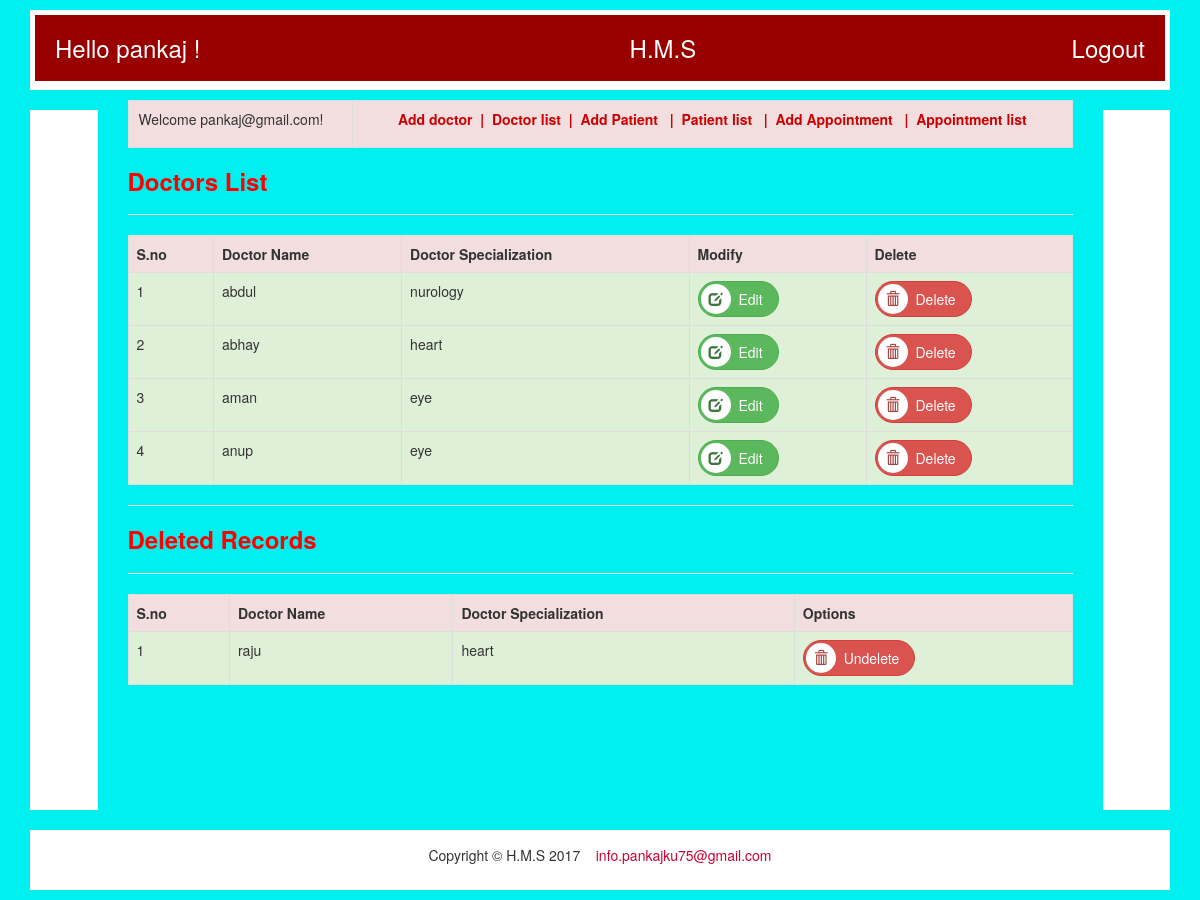
Screenshot of /index.php?page=doctor-list (signed in) with the database file from the repository.
### tables this page shows
CREATE TABLE IF NOT EXISTS `users` (
  `id` int(11) NOT NULL AUTO_INCREMENT,
  `username` varchar(50) NOT NULL,
  `email` varchar(50) NOT NULL,
  `password` varchar(50) NOT NULL,
  `trn_date` datetime NOT NULL,
  PRIMARY KEY (`id`),
  UNIQUE KEY `email` (`email`)
);

CREATE TABLE IF NOT EXISTS `doctor` (
  `doctor_id` int(5) NOT NULL AUTO_INCREMENT,
  `doctor_name` varchar(30) NOT NULL,
  `doctor_spec` varchar(30) NOT NULL,
  `doctor_available` varchar(3) NOT NULL DEFAULT 'YES',
  PRIMARY KEY (`doctor_id`)
);

### doctor_details.php (the view, shortened to what this page needs)
<?php include('db.php');
extract($_POST);
?>
<!DOCTYPE html PUBLIC "-//W3C//DTD XHTML 1.0 Transitional//EN" "http://www.w3.org/TR/xhtml1/DTD/xhtml1-transitional.dtd">
<html xmlns="http://www.w3.org/1999/xhtml">
<head>
<link href="css/bootstrap.min.css" rel="stylesheet" type="text/css" />
</head>
<body style="background-color:#00F0F0">
				<h3 align="left" style="color:red;"><b>Doctors List</b></h3>
	<hr>
<table class="table table-responsive table-bordered">
                <tr class="danger">
                    <th> S.no</th>
                    <th>Doctor Name</th>
                    <th>Doctor Specialization</th>
					<th>Modify</th>
					<th>Delete</th>
					</tr>
					<?php
$rs1=mysqli_query($con,"SELECT * from doctor where doctor_available='YES' order by
doctor_name;");
$sno=1;
while( $row=mysqli_fetch_array($rs1)) {
 echo "<tr class='success'><td>$sno</td><td>$row[1]</td><td>$row[2]</td><td><a class='btn icon-btn btn-success' href=doctor_update.php?rno=".$row[0]."><span class='glyphicon btn-glyphicon glyphicon-edit img-circle text-success'></span> Edit</a></td><td><a class='btn icon-btn btn-danger' href=delete_doctors.php?rno=".$row[0]."><span class='glyphicon btn-glyphicon glyphicon-trash img-circle text-danger'></span> Delete</a></td></tr>";
 $sno++;
}
?>
        </table>
<hr />
<h3 align="left" style="color:red;"><b>Deleted Records</b></h3>
	<hr>
<table class="table table-responsive table-bordered">
                <tr class="danger">
                    <th> S.no</th>
                    <th>Doctor Name</th>
                    <th>Doctor Specialization</th>
					<th>Options</th>
					</tr>
					<?php
$rs1=mysqli_query($con,"SELECT * from doctor where doctor_available='NOT' order by
doctor_name;");
$sno=1;
while( $row=mysqli_fetch_array($rs1)) {
 echo "<tr class='success'><td>$sno</td><td>$row[1]</td><td>$row[2]</td><td><a class='btn icon-btn btn-danger' href=undelete_doctors.php?rno=".$row[0]."><span class='glyphicon btn-glyphicon glyphicon-trash img-circle text-danger'></span> Undelete</a></td></tr>";
 $sno++;
}
?>
        </table>
</body>
</html>

### index.php (shortened to what this page needs)
<?php
require 'db.php';
$email=$_SESSION["email"];
$sql=mysqli_query($con,"select *from users where email='$email'");
$s=mysqli_fetch_array($sql);
 ?>
<!DOCTYPE html PUBLIC "-//W3C//DTD XHTML 1.0 Transitional//EN" "http://www.w3.org/TR/xhtml1/DTD/xhtml1-transitional.dtd">
<html xmlns="http://www.w3.org/1999/xhtml">
<head>
<link href="css/bootstrap.min.css" rel="stylesheet" type="text/css" />
<link href="css/style1.css" rel="stylesheet" type="text/css" />
</head>
<body>
<div class="container">
	<div class="row">
    	<div class="col-sm-12">
        	<div class="header bg-white">
            			<h3 style="background:#990000;padding:20px;color:#FFFFFF;margin:0px">
	<span>Hello <?php echo $s['username']; echo " !";?></span>
							<span style="margin-left:230px">H.M.S</span>
	<span style="float:right"><a style="color:#FFFFFF" href="logout.php">Logout</a></span>
</h3>
            </div>
        </div>
    </div>
  	<div class="row">
		<div class="col-sm-1">
        	<div class="left-sidebar bg-white"></div>
        </div>
            	<div class="col-sm-10">
					<table class="table table-bordered"  border="1" width ="850px" height="30px" align ="center">
				<tr class="danger">
					<td width="20%" align ="left" style="padding-left: 10px" valign="center">
						 <p>Welcome <?php echo $_SESSION['email']; ?>!</p>
					</td>
					<td  width="64%" align="center" valign="center">
					<?php require('header.php'); ?>
					</td>
				</tr>
			</table>
				<div align="center">
					<?php
		 @$page= $_GET['page'];
		 if($page!="")
		 {
			 switch($page)
			 {
			 case 'doctor-list':
			 include('doctor_details.php');
			 break;
			 }
		 }
		 else
		 {
		 ?>
		 <?php
		 }
		  ?>
                </div>
           </div>
        <div class="col-sm-1">
        	<div class="main-content bg-white"></div>
        </div>
  	</div>
    <div class="row">
    	<div class="col-sm-12">
        	<div class="footer bg-white">
            	<div class="copyright">
                	<p align="center" style="padding-top:10px;">Copyright &copy; H.M.S 2017 &nbsp;&nbsp;&nbsp;<span style="color:#CC0033">info.pankajku75@gmail.com</span></p>
                </div>
            </div>
        </div>
    </div>
</div>
</body>
</html>

### css/style1.css (style rules this page uses)
body { background-color: #28D4C3; font-family: Arial, Helvetica, sans-serif; }
.bg-white { background-color: #FFF; margin: 10px 0; padding: 5px; }
.header { height: 80px; }
.footer, .middle-left, .middle-right, .bottom-left-block, .bottom-middle-block, .bottom-right-block, .bottom-content { height: 60px; }
.left-sidebar { height: 700px; }

### doctor_details.php (style rules this page uses)
.btn-glyphicon { padding:8px; background:#ffffff; margin-right:4px; }
.icon-btn { padding: 1px 15px 3px 2px; border-radius:50px; }

### rows the page displays
users: username "pankaj"
doctor: doctor_name "abdul", doctor_spec "nurology"
doctor: doctor_name "abhay", doctor_spec "heart"
doctor: doctor_name "aman", doctor_spec "eye"
doctor: doctor_name "anup", doctor_spec "eye"
doctor: doctor_name "raju", doctor_spec "heart"

### other values shown
$_SESSION['email'] "pankaj@gmail.com"
